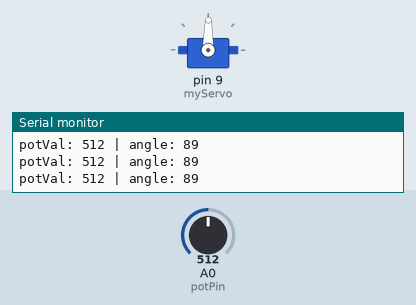
Simulated run of this sketch. Board: Arduino Uno, built with avr-gcc and run on an emulated ATmega328P. Shown: servo, the last lines printed to the serial monitor. Inputs (shaded band) come from the test bench; at power-on: A0 (potPin) = 512.

Above: at 1.2 s.
1.3 s: A0 (potPin) set to 558
4.3 s: A0 (potPin) set to 585
At 5.5 s:
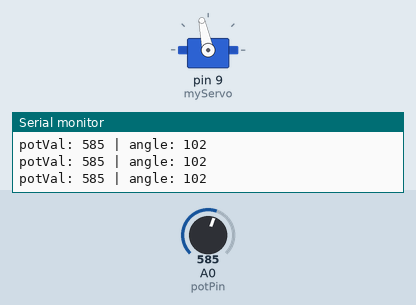
5.8 s: A0 (potPin) set to 306
At 6.8 s:
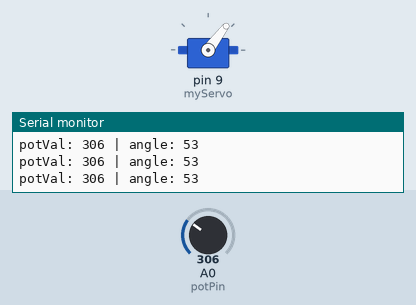
7.3 s: A0 (potPin) set to 122
At 8.5 s:
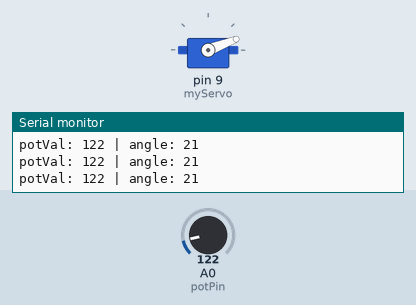
8.8 s: A0 (potPin) set to 716
At 9.3 s:
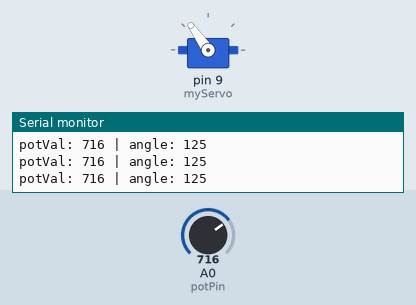
10.3 s: A0 (potPin) set to 61
At 10.6 s:
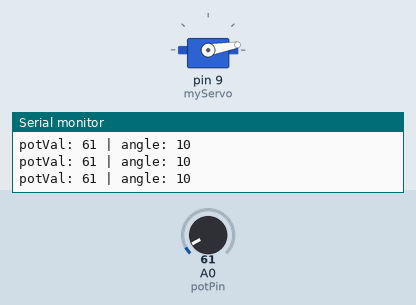
11.8 s: A0 (potPin) set to 54
At 12.4 s:
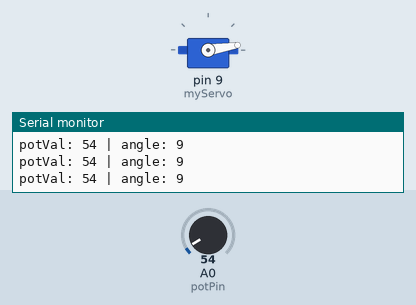
Timing chart, 0 to 14.3 s (numbered marks = the images above; inputs shaded):
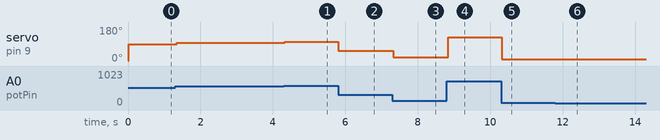

The sketch:

05_mood_cue_sketch_jul18a.ino
```cpp
//include the servo library
#include <Servo.h>

Servo myServo;

int const potPin = A0;
int potVal;
int angle;

void setup() {
  // put your setup code here, to run once:
  myServo.attach(9); //attaches the servo on pin 9 to the servo object
  Serial.begin(9600); //open a serial connection to your computer
  myServo.write(1);
}

void loop() {

  delay(25);
  // put your main code here, to run repeatedly:
  potVal = analogRead(potPin); //read the value of the potentiometer
  //print out the value to the Serial Monitor;
  Serial.print("potVal: ");
  Serial.print(potVal);

  //scale the numbers from the pot
  angle = map( potVal, 0, 1023, 0, 179);

  Serial.print(" | angle: ");
  Serial.println(angle);

  myServo.write(angle);

  delay(25);

} // go back to the beginning of the loop
```

Measured:
- after the input at 1.3 s, servo on pin 9 (myServo): 89° → 97° at once
- after the input at 4.3 s, servo on pin 9 (myServo): 97° → 102° at once
- after the input at 5.8 s, servo on pin 9 (myServo): 102° → 53° at once
- after the input at 7.3 s, servo on pin 9 (myServo): 53° → 21° at once
- after the input at 8.8 s, servo on pin 9 (myServo): 21° → 125° at once
- after the input at 10.3 s, servo on pin 9 (myServo): 125° → 10° at once
- after the input at 11.8 s, servo on pin 9 (myServo): 10° → 9° at once
